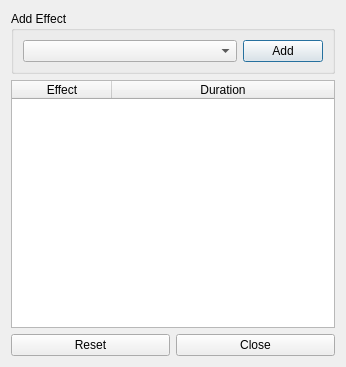
<?xml version="1.0" encoding="UTF-8"?>
<ui version="4.0">
 <class>StatusViewerDlg</class>
 <widget class="QDialog" name="StatusViewerDlg">
  <property name="geometry">
   <rect>
    <x>0</x>
    <y>0</y>
    <width>346</width>
    <height>367</height>
   </rect>
  </property>
  <property name="windowTitle">
   <string>Status Effects Viewer</string>
  </property>
  <layout class="QGridLayout" name="gridLayout">
   <item row="0" column="0" colspan="2">
    <widget class="QGroupBox" name="groupBox">
     <property name="title">
      <string>Add Effect</string>
     </property>
     <layout class="QHBoxLayout" name="horizontalLayout" stretch="1,0">
      <item>
       <widget class="QComboBox" name="effect_selection_cmb"/>
      </item>
      <item>
       <widget class="QPushButton" name="add_effect_btn">
        <property name="text">
         <string>Add</string>
        </property>
        <property name="icon">
         <iconset theme="QIcon::ThemeIcon::ListAdd"/>
        </property>
       </widget>
      </item>
     </layout>
    </widget>
   </item>
   <item row="1" column="0" colspan="2">
    <widget class="QTableWidget" name="effects_table">
     <property name="editTriggers">
      <set>QAbstractItemView::EditTrigger::NoEditTriggers</set>
     </property>
     <property name="showDropIndicator" stdset="0">
      <bool>false</bool>
     </property>
     <property name="dragDropOverwriteMode">
      <bool>false</bool>
     </property>
     <property name="alternatingRowColors">
      <bool>true</bool>
     </property>
     <property name="selectionMode">
      <enum>QAbstractItemView::SelectionMode::SingleSelection</enum>
     </property>
     <property name="selectionBehavior">
      <enum>QAbstractItemView::SelectionBehavior::SelectRows</enum>
     </property>
     <property name="sortingEnabled">
      <bool>true</bool>
     </property>
     <attribute name="horizontalHeaderStretchLastSection">
      <bool>true</bool>
     </attribute>
     <attribute name="verticalHeaderVisible">
      <bool>false</bool>
     </attribute>
     <column>
      <property name="text">
       <string>Effect</string>
      </property>
     </column>
     <column>
      <property name="text">
       <string>Duration</string>
      </property>
     </column>
    </widget>
   </item>
   <item row="2" column="0">
    <widget class="QPushButton" name="reset_btn">
     <property name="text">
      <string>Reset</string>
     </property>
    </widget>
   </item>
   <item row="2" column="1">
    <widget class="QPushButton" name="pushButton">
     <property name="text">
      <string>Close</string>
     </property>
    </widget>
   </item>
  </layout>
 </widget>
 <resources/>
 <connections>
  <connection>
   <sender>pushButton</sender>
   <signal>clicked()</signal>
   <receiver>StatusViewerDlg</receiver>
   <slot>accept()</slot>
   <hints>
    <hint type="sourcelabel">
     <x>341</x>
     <y>458</y>
    </hint>
    <hint type="destinationlabel">
     <x>262</x>
     <y>447</y>
    </hint>
   </hints>
  </connection>
 </connections>
</ui>
